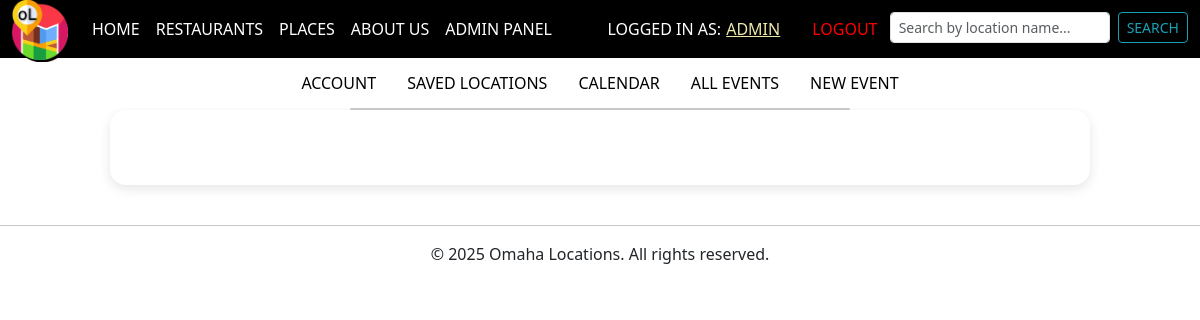
Page /account/calendar/all/ (signed in) on the earlier database version.
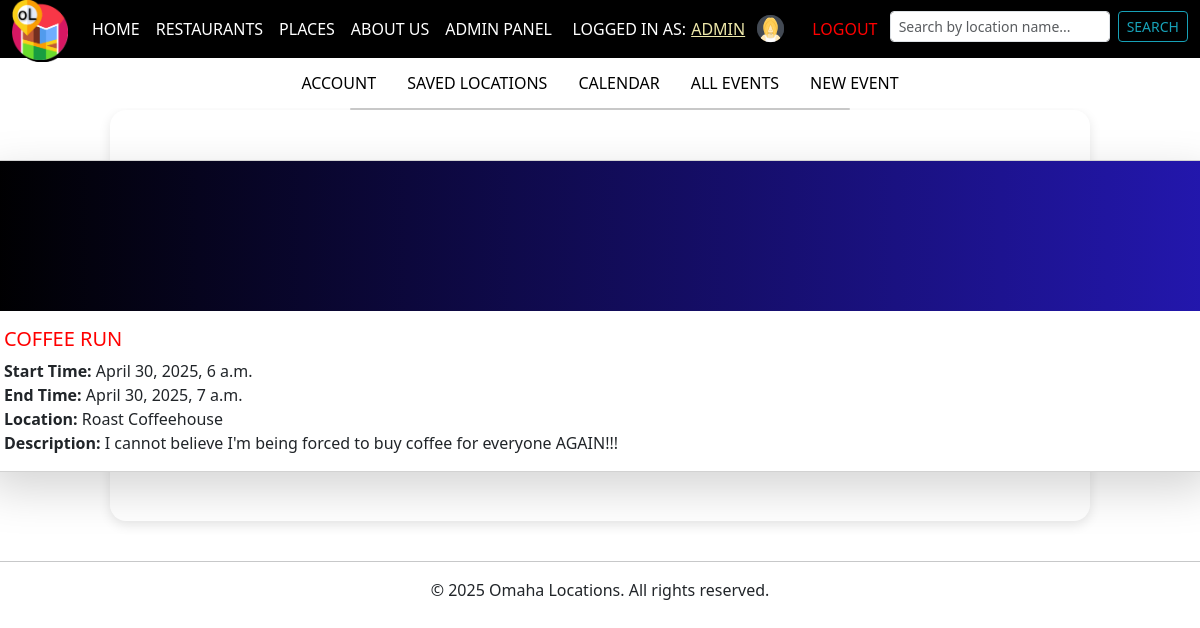
Same page on the later database version.
### omaha_places_app/models.py (models this page shows, shortened)
class Profile(models.Model):
    user = models.OneToOneField(User, on_delete=models.CASCADE)
    profile_picture = models.CharField(
        max_length=255,
        choices=[(f'profile_pictures/profile{i}.png', f'Profile {i}') for i in range(1, 17)],
        blank=True,
        null=True,
        help_text='Choose a preset profile picture'
    )

class Event(models.Model):
    user = models.ForeignKey(User, on_delete = models.CASCADE, null = True, blank = True, related_name = 'events')
    name = models.CharField('Event Name', max_length = 100)
    start_time = models.DateTimeField('Start Time')
    end_time = models.DateTimeField('End Time')
    description = models.TextField('Description', blank = True)
    content_type = models.ForeignKey(ContentType, on_delete = models.CASCADE, limit_choices_to = {
        'model__in': ('place', 'restaurant')
    })
    object_id = models.PositiveIntegerField()
    location = GenericForeignKey('content_type', 'object_id')
    class Meta:
        verbose_name = 'Event Scheduling'
        verbose_name_plural = 'Event Scheduling'

class Restaurant(models.Model):
    name = models.CharField('Restaurant Name', help_text = 'Name of the restaurant', max_length = 100)
    address = models.CharField('Address', help_text = 'Restaurant address', max_length = 100)
    phone = models.CharField('Phone', help_text = 'Phone number', max_length = 20)
    website = models.URLField('Website', help_text = 'Website URL')
    category = models.CharField('Category', help_text = 'Category of the restaurant', max_length = 50)
    predefined_category = models.CharField('Predefined Category',help_text='restaurant category', max_length=50, blank=True, null=True)
    price_level = models.CharField('Price Level', help_text = 'Price level of the restaurant', max_length = 50, blank = True, null =  True)
    rating = models.DecimalField('Rating', help_text = 'Rating of the restaurant', max_digits = 2, decimal_places = 1, blank = True, null = True)
    description = models.TextField('Description', help_text = 'Restaurant description')
    image = models.ImageField('Image', help_text = 'Image of the restaurant', upload_to = 'images/')
    events = GenericRelation('Event')
    class Meta():
        verbose_name = 'Restaurant'
        verbose_name_plural = 'Restaurants'
    def __str__(self):
        return self.name

### omaha_places_app/views_event.py (the view)
# urls.py: path('account/calendar/all/', views_event.EventListView.as_view(), name = 'event_list'), # Event List
class EventListView(RedirectIfNotAuthenticatedMixin, ListView):
    model = Event
    template_name = 'omaha_places_app/event_list.html'
    context_object_name = 'events'
    success_url = reverse_lazy('calendar')
    def get_queryset(self):
        query = self.request.GET.get('q', '')  # Get search query from URL
        queryset = Event.objects.filter(user = self.request.user)
        if query:
            queryset = queryset.filter(name__icontains = query)  # Case-insensitive search
        return queryset
    def get_context_data(self, **kwargs):
        context = super().get_context_data(**kwargs)
        context['query'] = self.request.GET.get('q', '')  # Pass query to the template
        return context

### omaha_places_app/mixins.py (called while the page is built, shortened)
    def dispatch(self, request, *args, **kwargs):
        return super().dispatch(request, *args, **kwargs)

### omaha_places_app/templates/omaha_places_app/event_list.html (shortened to what this page needs)
{% extends 'omaha_places_app/base.html' %}
{% load static %}
{% block content %}
<!DOCTYPE html>
<html lang="en">
<head>
</head>
{% include 'omaha_places_app/account_links.html' %}
<div class="main-card">
  <div class="row justify-content-center" style="padding-top: 25px; width: 1250px;">
    {% for event in events %}
      <div class="col-md-15">
        <div class="card mb-4 shadow-lg rounded">
          <div class="text-white text-center"
            style="background: linear-gradient(to right,rgb(0, 0, 0),#2317AE); height: 150px; display: flex; align-items: center; justify-content: center;">
          </div>
          <div class="card-body">
            <h5 class="card-title">
              <a href="{% url 'event_edit' event.id %}" style="text-decoration: none; color:rgb(255, 0, 0); text-transform: uppercase;">
                  {{ event.name }}
              </a>
            </h5>
            <p class="card-text">
              <strong>Start Time:</strong> {{ event.start_time }}<br>
              <strong>End Time:</strong> {{ event.end_time }}<br>
              <strong>Location:</strong> {{ event.location }}<br>
              <strong>Description:</strong> {{ event.description }}<br>
            </p>
          </div>
        </div>
      </div>
    {% endfor %}
  </div>
</div>
{% endblock %}

### omaha_places_app/templates/omaha_places_app/base.html (shortened to what this page needs)
{% load static %}
<!doctype html>
<html lang="en">
<head>
  <link rel="stylesheet" href="https://cdn.jsdelivr.net/npm/bootstrap@5.3.0-alpha1/dist/css/bootstrap.min.css">
  <link rel="stylesheet" href="https://use.fontawesome.com/releases/v5.0.10/css/all.css">
</head>
<body>
  {% include 'omaha_places_app/navbar.html' %}
  {% block content %}
  {% endblock %}
  {% block footer %}
    <br/>
    <hr class="divider">
    <center><footer>
      <p>© 2025 Omaha Locations. All rights reserved.</p>
    </footer></center>
  {% endblock %}
</body>
</html>

### omaha_places_app/templates/omaha_places_app/navbar.html (shortened to what this page needs)
{% load static %}
<nav class="navbar navbar-expand-lg navbar-dark bg-black sticky-top">
    <div class="container-fluid">
        <a class="navbar-brand logo-float" href="{% url 'home' %}" style="padding-top: 5px; padding-bottom: 5px;">
            <img src="{% static 'omaha_places_app/logo.png' %}" alt="Logo" style="height: 60px; margin-top: -15px; margin-bottom: -15px; object-fit: contain;">
        </a>
        <div class="collapse navbar-collapse" id="navbarNav">
            <ul class="navbar-nav navbar-nav_main">
                <li class="nav-item">
                    <a class="nav-link" href="{% url 'home' %}">HOME</a>
                </li>
                <li class="nav-item">
                    <a class="nav-link" href="{% url 'home_restaurants' %}">RESTAURANTS</a>
                </li>
                <li class="nav-item">
                    <a class="nav-link" href="{% url 'home_places' %}">PLACES</a>
                </li>
                <li class="nav-item">
                    <a class="nav-link" href="{% url 'about' %}">ABOUT US</a>
                </li>
                {% if request.user.is_authenticated and request.user.is_staff %}
                    <li class="nav-item">
                        <a class="nav-link" href="{% url 'admin:index' %}">ADMIN PANEL</a>
                    </li>
                {% endif %}
            </ul>
            <ul class="navbar-nav ms-auto mb-0 navbar-nav_main">
                {% if request.user.is_authenticated %}
                    <ul class="navbar-nav ms-auto mb-0 navbar-nav_user">
                        <li class="nav-item d-flex align-items-center">
                            <span class="nav-link text-white me-2 d-flex align-items-center" style="padding-top: 0px; padding-bottom: 0px;">
                                LOGGED IN AS:
                                <a href="{% url 'account' %}" style="color: PaleGoldenRod; text-transform: uppercase; margin-left: 5px; margin-right: 8px;">
                                    {{ user.username }}
                                </a>
                                {% if user.profile.profile_picture %}
                                    <img src="{% static 'omaha_places_app/' %}{{ user.profile.profile_picture }}" alt="" style="width:35px; height:35px; border-radius:50%; object-fit:cover;">
                                {% endif %}
                            </span>
                            <a class="nav-link" href="{% url 'logout' %}?next={{ request.path }}" style="padding-top: 5px; padding-bottom: 5px; color:rgb(255, 0, 0);">
                                LOGOUT&nbsp;
                            </a>
                        </li>
                    </ul>
                {% endif %}
            <li class="nav-item">
                <form class="d-flex" method="GET" action="{% url 'locations' %}">
                    <input class="form-control form-control-sm me-2" type="search" name="name_contains" placeholder="Search by location name..." value="{{ request.GET.name_contains }}" aria-label="Search">
                    <button class="btn btn-outline-info btn-sm" type="submit" style="border-color: #17a2b8; color: #17a2b8;">SEARCH</button>
                </form>
            </li>
        </ul>
    </div>
</nav>

### omaha_places_app/templates/omaha_places_app/account_links.html (shortened to what this page needs)
{% load static %}
<nav class="navbar navbar-expand-lg navbar-dark bg-white account-navbar">
    <div class="container justify-content-center">
        <div class="collapse navbar-collapse justify-content-center" id="accountNavbar">
            <ul class="navbar-nav account-navbar-nav">
                <li class="nav-item">
                    <a class="nav-link account-link" href="{% url 'account' %}">ACCOUNT</a>
                </li>
                 <li class="nav-item">
                    <a class="nav-link account-link" href="{% url 'view_saved_locations' %}">SAVED LOCATIONS</a>
                </li>
                <li class="nav-item">
                    <a class="nav-link account-link" href="{% url 'calendar' %}">CALENDAR</a>
                </li>
                <li class="nav-item">
                    <a class="nav-link account-link" href="{% url 'event_list' %}">ALL EVENTS</a>
                </li>
                <li class="nav-item">
                    <a class="nav-link account-link" href="{% url 'event_new' %}">NEW EVENT</a>
                </li>
            </ul>
        </div>
    </div>
</nav>
<div class="navbar-divider"></div>

### omaha_places_app/templates/omaha_places_app/navbar.html (style rules this page uses)
nav { position: sticky; top: 0; z-index: 999; }
.navbar-brand img { height: 60px; margin-top: -15px; z-index: 10; position: relative; filter: drop-shadow(0 0 0 black) drop-shadow(2px 2px 0 black) drop-shadow(-1px -1px 0 black); }
.navbar-nav_main .nav-link { padding-top: 5px; padding-bottom: 5px; color: white; transition: text-shadow 0.2s ease, color 0.2s ease; }

### omaha_places_app/templates/omaha_places_app/account_links.html (style rules this page uses)
.account-navbar .account-link { padding-top: 5px; padding-bottom: 5px; color: black !important; transition: text-shadow 0.2s ease, color 0.2s ease; }
.account-navbar-nav { display: flex; gap: 15px; }
.navbar-divider { height: 2px; width: 500px; background-color: #ccc; margin: 0px auto 0px auto; border-radius: 1px; }

### omaha_places_app/templates/omaha_places_app/event_list.html (style rules this page uses)
.main-card { max-width: calc(90% - 100px); margin: 0 auto; padding-left: 100px; padding-right: 100px; padding-top: 25px; padding-bottom: 25px; background: #ffffff; border-radius: 16px; box-shadow: 0 4px 12px rgba(0, 0, 0, 0.1); display: flex; flex-direction: column; align-items: center; }

Differences in the rows shown:
added Event: name "COFFEE RUN", start_time "April 30, 2025, 6 a.m.", end_time "April 30, 2025, 7 a.m.", location "Roast Coffeehouse", description "I cannot believe I'm being forced to buy coffee for everyone AGAIN!!!"
